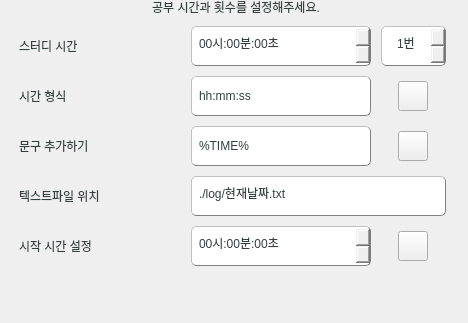
              <widget class="QGroupBox" name="groupBox_3">
               <property name="minimumSize">
                <size>
                 <width>468</width>
                 <height>0</height>
                </size>
               </property>
               <property name="maximumSize">
                <size>
                 <width>468</width>
                 <height>16777215</height>
                </size>
               </property>
               <property name="styleSheet">
                <string notr="true">

QGroupBox  {
    border:0px;
    border-radius: 15px;
	font: 17px &quot;나눔스퀘어_ac Bold&quot;;
	color :#353F40;
}

QGroupBox::title  {
    font: 17px;
    subcontrol-position: top center;
    padding: 0px 7850px 5px 8000px;
	color :#353F40;
}

</string>
               </property>
               <property name="title">
                <string>공부 시간과 횟수를 설정해주세요.</string>
               </property>
               <layout class="QGridLayout" name="gridLayout_9">
                <property name="topMargin">
                 <number>11</number>
                </property>
                <item row="2" column="0">
                 <widget class="QLabel" name="clabel_2">
                  <property name="minimumSize">
                   <size>
                    <width>0</width>
                    <height>40</height>
                   </size>
                  </property>
                  <property name="maximumSize">
                   <size>
                    <width>16777215</width>
                    <height>40</height>
                   </size>
                  </property>
                  <property name="styleSheet">
                   <string notr="true">padding: 10px;
font:17px &quot;나눔스퀘어_ac Bold&quot;;
color :   rgb(255, 74, 29)</string>
                  </property>
                  <property name="text">
                   <string/>
                  </property>
                  <property name="alignment">
                   <set>Qt::AlignCenter</set>
                  </property>
                 </widget>
                </item>
                <item row="1" column="0">
                 <layout class="QGridLayout" name="gridLayout_10">
                  <property name="sizeConstraint">
                   <enum>QLayout::SetMaximumSize</enum>
                  </property>
                  <property name="leftMargin">
                   <number>0</number>
                  </property>
                  <property name="topMargin">
                   <number>15</number>
                  </property>
                  <property name="rightMargin">
                   <number>10</number>
                  </property>
                  <property name="spacing">
                   <number>10</number>
                  </property>
                  <item row="0" column="1">
                   <widget class="QTimeEdit" name="studytime_edit">
                    <property name="minimumSize">
                     <size>
                      <width>180</width>
                      <height>40</height>
                     </size>
                    </property>
                    <property name="maximumSize">
                     <size>
                      <width>180</width>
                      <height>40</height>
                     </size>
                    </property>
                    <property name="styleSheet">
                     <string notr="true">padding: 5px;
font: 17px &quot;나눔스퀘어_ac Bold&quot;;
color :#353F40;
border-style: outset;
border-width: 1px;
border-color: gray;
border-radius: 5px;</string>
                    </property>
                    <property name="displayFormat">
                     <string>HH시:mm분:ss초</string>
                    </property>
                   </widget>
                  </item>
                  <item row="1" column="0">
                   <widget class="QLabel" name="st_user_name_3">
                    <property name="minimumSize">
                     <size>
                      <width>130</width>
                      <height>40</height>
                     </size>
                    </property>
                    <property name="maximumSize">
                     <size>
                      <width>170</width>
                      <height>40</height>
                     </size>
                    </property>
                    <property name="sizeIncrement">
                     <size>
                      <width>0</width>
                      <height>0</height>
                     </size>
                    </property>
                    <property name="autoFillBackground">
                     <bool>false</bool>
                    </property>
                    <property name="styleSheet">
                     <string notr="true">padding: 5px;;
font: 20px &quot;나눔스퀘어_ac ExtraBold&quot;;
color :#353F40;</string>
                    </property>
                    <property name="text">
                     <string>시간 형식</string>
                    </property>
                    <property name="margin">
                     <number>0</number>
                    </property>
                   </widget>
                  </item>
                  <item row="2" column="0">
                   <widget class="QLabel" name="st_user_address_3">
                    <property name="minimumSize">
                     <size>
                      <width>170</width>
                      <height>40</height>
                     </size>
                    </property>
                    <property name="maximumSize">
                     <size>
                      <width>170</width>
                      <height>40</height>
                     </size>
                    </property>
                    <property name="styleSheet">
                     <string notr="true">padding: 5px;;
font: 20px &quot;나눔스퀘어_ac ExtraBold&quot;;
color :#353F40;</string>
                    </property>
                    <property name="text">
                     <string>문구 추가하기</string>
                    </property>
                   </widget>
                  </item>
                  <item row="3" column="0">
                   <widget class="QLabel" name="st_user_week_3">
                    <property name="minimumSize">
                     <size>
                      <width>170</width>
                      <height>40</height>
                     </size>
                    </property>
                    <property name="maximumSize">
                     <size>
                      <width>170</width>
                      <height>40</height>
                     </size>
                    </property>
                    <property name="styleSheet">
                     <string notr="true">padding: 5px;;
font: 20px &quot;나눔스퀘어_ac ExtraBold&quot;;
color :#353F40;</string>
                    </property>
                    <property name="text">
                     <string>텍스트파일 위치</string>
                    </property>
                   </widget>
                  </item>
                  <item row="1" column="1">
                   <widget class="QLineEdit" name="study_output_format">
                    <property name="sizePolicy">
                     <sizepolicy hsizetype="Fixed" vsizetype="Fixed">
                      <horstretch>0</horstretch>
                      <verstretch>0</verstretch>
                     </sizepolicy>
                    </property>
                    <property name="minimumSize">
                     <size>
                      <width>180</width>
                      <height>40</height>
                     </size>
                    </property>
                    <property name="maximumSize">
                     <size>
                      <width>180</width>
                      <height>40</height>
                     </size>
                    </property>
                    <property name="styleSheet">
                     <string notr="true">padding: 5px;
font: 17px &quot;나눔스퀘어_ac Bold&quot;;
color :#353F40;
border-style: outset;
border-width: 1px;
border-color: gray;
border-radius: 5px;</string>
                    </property>
                    <property name="text">
                     <string>hh:mm:ss</string>
                    </property>
                    <property name="alignment">
                     <set>Qt::AlignLeading|Qt::AlignLeft|Qt::AlignVCenter</set>
                    </property>
                   </widget>
                  </item>
                  <item row="3" column="1" colspan="2">
                   <widget class="QLineEdit" name="study_path">
                    <property name="sizePolicy">
                     <sizepolicy hsizetype="Expanding" vsizetype="Fixed">
                      <horstretch>0</horstretch>
                      <verstretch>0</verstretch>
                     </sizepolicy>
                    </property>
                    <property name="minimumSize">
                     <size>
                      <width>255</width>
                      <height>40</height>
                     </size>
                    </property>
                    <property name="maximumSize">
                     <size>
                      <width>255</width>
                      <height>16777215</height>
                     </size>
                    </property>
                    <property name="autoFillBackground">
                     <bool>false</bool>
                    </property>
                    <property name="styleSheet">
                     <string notr="true">padding: 5px;
font: 17px &quot;나눔스퀘어_ac Bold&quot;;
color :#353F40;
border-style: outset;
border-width: 1px;
border-color: gray;
border-radius: 5px;</string>
                    </property>
                    <property name="text">
                     <string>./log/현재날짜.txt</string>
                    </property>
                    <property name="alignment">
                     <set>Qt::AlignLeading|Qt::AlignLeft|Qt::AlignVCenter</set>
                    </property>
                    <property name="readOnly">
                     <bool>true</bool>
                    </property>
                   </widget>
                  </item>
                  <item row="0" column="0">
                   <widget class="QLabel" name="label_9">
                    <property name="minimumSize">
                     <size>
                      <width>170</width>
                      <height>40</height>
                     </size>
                    </property>
                    <property name="maximumSize">
                     <size>
                      <width>170</width>
                      <height>40</height>
                     </size>
                    </property>
                    <property name="autoFillBackground">
                     <bool>false</bool>
                    </property>
                    <property name="styleSheet">
                     <string notr="true">padding: 5px;
font: 20px &quot;나눔스퀘어_ac ExtraBold&quot;;
color :#353F40;</string>
                    </property>
                    <property name="text">
                     <string>스터디 시간</string>
                    </property>
                   </widget>
                  </item>
                  <item row="2" column="2">
                   <layout class="QHBoxLayout" name="horizontalLayout_6">
                    <property name="spacing">
                     <number>0</number>
                    </property>
                    <property name="leftMargin">
                     <number>10</number>
                    </property>
                    <property name="rightMargin">
                     <number>10</number>
                    </property>
                    <property name="bottomMargin">
                     <number>0</number>
                    </property>
                    <item>
                     <widget class="QPushButton" name="study_output_string_reset">
                      <property name="minimumSize">
                       <size>
                        <width>30</width>
                        <height>30</height>
                       </size>
                      </property>
                      <property name="maximumSize">
                       <size>
                        <width>30</width>
                        <height>30</height>
                       </size>
                      </property>
                      <property name="styleSheet">
                       <string notr="true">border-image: url(:/icon/refresh.png);</string>
                      </property>
                      <property name="text">
                       <string/>
                      </property>
                     </widget>
                    </item>
                   </layout>
                  </item>
                  <item row="4" column="0">
                   <widget class="QLabel" name="label_5">
                    <property name="minimumSize">
                     <size>
                      <width>170</width>
                      <height>40</height>
                     </size>
                    </property>
                    <property name="maximumSize">
                     <size>
                      <width>170</width>
                      <height>40</height>
                     </size>
                    </property>
                    <property name="styleSheet">
                     <string notr="true">padding: 5px;;
font: 20px &quot;나눔스퀘어_ac ExtraBold&quot;;
color :#353F40;</string>
                    </property>
                    <property name="text">
                     <string>시작 시간 설정</string>
                    </property>
                   </widget>
                  </item>
                  <item row="2" column="1">
                   <widget class="QLineEdit" name="study_output_string">
                    <property name="sizePolicy">
                     <sizepolicy hsizetype="Fixed" vsizetype="Fixed">
                      <horstretch>0</horstretch>
                      <verstretch>0</verstretch>
                     </sizepolicy>
                    </property>
                    <property name="minimumSize">
                     <size>
                      <width>180</width>
                      <height>40</height>
                     </size>
                    </property>
                    <property name="maximumSize">
                     <size>
                      <width>180</width>
                      <height>40</height>
                     </size>
                    </property>
                    <property name="styleSheet">
                     <string notr="true">padding: 5px;
font: 17px &quot;나눔스퀘어_ac Bold&quot;;
color :#353F40;
border-style: outset;
border-width: 1px;
border-color: gray;
border-radius: 5px;</string>
                    </property>
                    <property name="text">
                     <string>%TIME% </string>
                    </property>
                    <property name="alignment">
                     <set>Qt::AlignLeading|Qt::AlignLeft|Qt::AlignVCenter</set>
                    </property>
                   </widget>
                  </item>
                  <item row="4" column="2">
                   <layout class="QHBoxLayout" name="horizontalLayout_24">
                    <property name="spacing">
                     <number>0</number>
                    </property>
                    <property name="leftMargin">
                     <number>10</number>
                    </property>
                    <property name="rightMargin">
                     <number>10</number>
                    </property>
                    <item>
                     <widget class="QPushButton" name="study_start_time_reset">
                      <property name="minimumSize">
                       <size>
                        <width>30</width>
                        <height>30</height>
                       </size>
                      </property>
                      <property name="maximumSize">
                       <size>
                        <width>30</width>
                        <height>30</height>
                       </size>
                      </property>
                      <property name="styleSheet">
                       <string notr="true">border-image: url(:/icon/refresh.png);</string>
                      </property>
                      <property name="text">
                       <string/>
                      </property>
                     </widget>
                    </item>
                   </layout>
                  </item>
                  <item row="4" column="1">
                   <widget class="QTimeEdit" name="starttime_edit">
                    <property name="minimumSize">
                     <size>
                      <width>180</width>
                      <height>40</height>
                     </size>
                    </property>
                    <property name="maximumSize">
                     <size>
                      <width>180</width>
                      <height>40</height>
                     </size>
                    </property>
                    <property name="styleSheet">
                     <string notr="true">padding: 5px;
font: 17px &quot;나눔스퀘어_ac Bold&quot;;
color :#353F40;
border-style: outset;
border-width: 1px;
border-color: gray;
border-radius: 5px;</string>
                    </property>
                    <property name="displayFormat">
                     <string>hh시:mm분:ss초</string>
                    </property>
                   </widget>
                  </item>
                  <item row="0" column="2">
                   <layout class="QHBoxLayout" name="horizontalLayout_9">
                    <property name="spacing">
                     <number>0</number>
                    </property>
                    <item>
                     <widget class="QTimeEdit" name="study_ep">
                      <property name="sizePolicy">
                       <sizepolicy hsizetype="Fixed" vsizetype="Fixed">
                        <horstretch>0</horstretch>
                        <verstretch>0</verstretch>
                       </sizepolicy>
                      </property>
                      <property name="minimumSize">
                       <size>
                        <width>65</width>
                        <height>40</height>
                       </size>
                      </property>
                      <property name="maximumSize">
                       <size>
                        <width>65</width>
                        <height>40</height>
                       </size>
                      </property>
                      <property name="sizeIncrement">
                       <size>
                        <width>0</width>
                        <height>0</height>
                       </size>
                      </property>
                      <property name="styleSheet">
                       <string notr="true">padding: 5px;;
font: 17px &quot;나눔스퀘어_ac Bold&quot;;
color :#353F40;
border-style: outset;
border-width: 1px;
border-color: gray;
border-radius: 5px;</string>
                      </property>
                      <property name="alignment">
                       <set>Qt::AlignCenter</set>
                      </property>
                      <property name="maximumTime">
                       <time>
                        <hour>10</hour>
                        <minute>0</minute>
                        <second>0</second>
                       </time>
                      </property>
                      <property name="minimumTime">
                       <time>
                        <hour>1</hour>
                        <minute>0</minute>
                        <second>0</second>
                       </time>
                      </property>
                      <property name="displayFormat">
                       <string>H번</string>
                      </property>
                     </widget>
                    </item>
                   </layout>
                  </item>
                  <item row="1" column="2">
                   <layout class="QHBoxLayout" name="horizontalLayout_5">
                    <property name="spacing">
                     <number>0</number>
                    </property>
                    <property name="leftMargin">
                     <number>10</number>
                    </property>
                    <property name="rightMargin">
                     <number>10</number>
                    </property>
                    <item>
                     <widget class="QPushButton" name="study_output_format_reset">
                      <property name="minimumSize">
                       <size>
                        <width>30</width>
                        <height>30</height>
                       </size>
                      </property>
                      <property name="maximumSize">
                       <size>
                        <width>30</width>
                        <height>30</height>
                       </size>
                      </property>
                      <property name="styleSheet">
                       <string notr="true">border-image: url(:/icon/refresh.png);</string>
                      </property>
                      <property name="text">
                       <string/>
                      </property>
                     </widget>
                    </item>
                   </layout>
                  </item>
                 </layout>
                </item>
               </layout>
              </widget>
